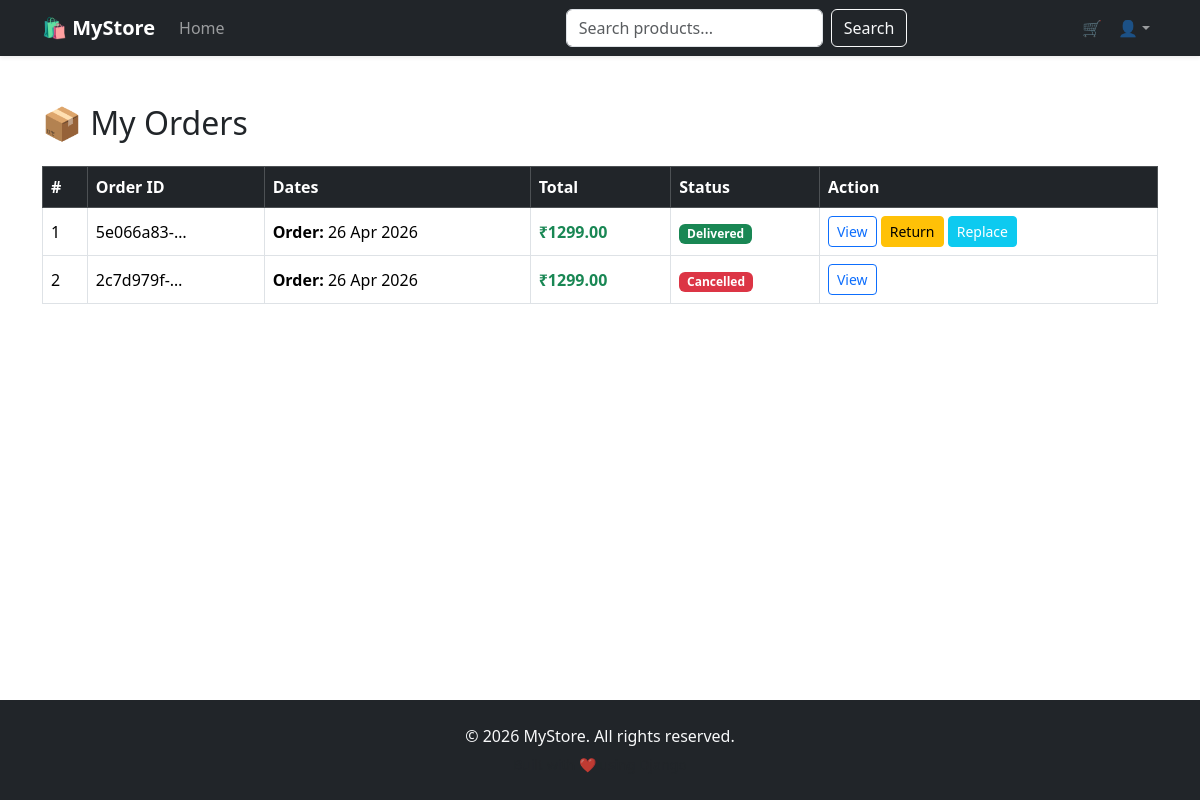
The page /orders/ (signed in) on the database as committed earlier.
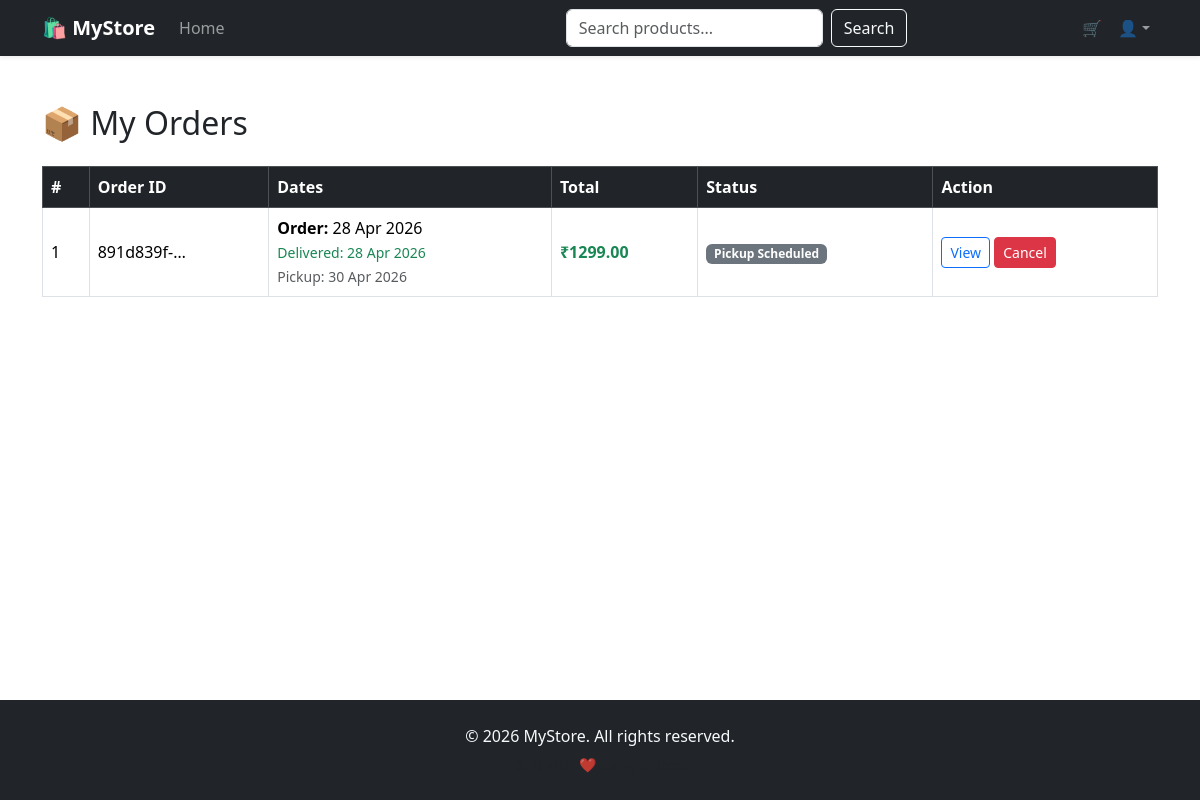
The same page on the database as committed later.
### orders/models.py (models this page shows, shortened)
class Order(models.Model):
    STATUS_CHOICES = (
        ('PLACED', 'Placed'),
        ('SHIPPED', 'Shipped'),
        ('DELIVERED', 'Delivered'),
        ('CANCELLED', 'Cancelled'),
        ('RETURN_REQUESTED', 'Return Requested'),
        ('REPLACEMENT_REQUESTED', 'Replacement Requested'),
        ('PICKUP_SCHEDULED', 'Pickup Scheduled'),
        ('PICKED_UP', 'Picked Up'),
    )
    id = models.UUIDField(primary_key=True, default=uuid.uuid4, editable=False)
    user = models.ForeignKey(User, on_delete=models.CASCADE, null=True, blank=True)
    address = models.ForeignKey(
        'accounts.Address',
        on_delete=models.SET_NULL,
        null=True,
        blank=True,
        related_name='orders',
    )
    total_amount = models.DecimalField(max_digits=10, decimal_places=2, default=0)
    status = models.CharField(max_length=50, choices=STATUS_CHOICES, default='PLACED')
    delivered_at = models.DateTimeField(null=True, blank=True)
    pickup_date = models.DateField(null=True, blank=True)
    created_at = models.DateTimeField(auto_now_add=True)

### orders/views.py (the view)
# urls.py: path('', OrderHistoryView.as_view(), name='order-history'),
class OrderHistoryView(LoginRequiredMixin, View):
    login_url = 'login'
    def get(self, request):
        orders = Order.objects.filter(user=request.user).order_by('-created_at')
        return render(request, 'orders/order_history.html', {'orders': orders})

### products/context_processors.py (called while the page is built)
def cart_count(request):
    total_items = 0
    if request.user.is_authenticated and hasattr(request.user, 'cart'):
        total_items = sum(item.quantity for item in request.user.cart.items.all())
    return {'cart_count': total_items}

### templates/orders/order_history.html (shortened to what this page needs)
{% extends "base/base.html" %}
{% block content %}
<div class="container mt-5">
    <h2 class="mb-4">📦 My Orders</h2>
    {% if orders %}
    <div class="table-responsive">
        <table class="table table-bordered table-hover align-middle">
            <thead class="table-dark">
                <tr>
                    <th>#</th>
                    <th>Order ID</th>
                    <th>Dates</th>
                    <th>Total</th>
                    <th>Status</th>
                    <th>Action</th>
                </tr>
            </thead>
            <tbody>
                {% for order in orders %}
                <tr>
                    <td>{{ forloop.counter }}</td>
                    <td>{{ order.id|truncatechars:10 }}</td>
                    <td>
                        <strong>Order:</strong> {{ order.created_at|date:"d M Y" }}
                        {% if order.delivered_at %}
                        <br>
                        <small class="text-success">
                            Delivered: {{ order.delivered_at|date:"d M Y" }}
                        </small>
                        {% endif %}
                        {% if order.pickup_date %}
                        <br>
                        <small class="text-muted">
                            Pickup: {{ order.pickup_date|date:"d M Y" }}
                        </small>
                        {% endif %}
                    </td>
                    <td class="text-success fw-bold">
                        ₹{{ order.total_amount }}
                    </td>
                    <td>
                        <span class="badge
                            {% if order.status == 'PLACED' %} bg-warning text-dark
                            {% elif order.status == 'SHIPPED' %} bg-primary
                            {% elif order.status == 'DELIVERED' %} bg-success
                            {% elif order.status == 'CANCELLED' %} bg-danger
                            {% elif order.status == 'RETURN_REQUESTED' %} bg-warning text-dark
                            {% elif order.status == 'REPLACEMENT_REQUESTED' %} bg-info
                            {% elif order.status == 'PICKUP_SCHEDULED' %} bg-secondary
                            {% elif order.status == 'PICKED_UP' %} bg-dark
                            {% else %} bg-light text-dark
                            {% endif %}
                        ">
                            {{ order.get_status_display }}
                        </span>
                    </td>
                    <td>
                        <a href="{% url 'order-detail' order.id %}"
                           class="btn btn-sm btn-outline-primary">
                           View
                        </a>
                        {% if order.status != 'DELIVERED' and order.status != 'CANCELLED' %}
                        <form method="POST"
                              action="{% url 'cancel-order' order.id %}"
                              style="display:inline;">
                            <button type="submit"
                                    class="btn btn-sm btn-danger"
                                    onclick="return confirm('Cancel this order?')">
                                Cancel
                            </button>
                        </form>
                        {% endif %}
                        {% if order.status == 'DELIVERED' %}
                        <form method="POST"
                              action="{% url 'return-order' order.id %}"
                              style="display:inline;">
                            <button class="btn btn-sm btn-warning">
                                Return
                            </button>
                        </form>
                        <form method="POST"
                              action="{% url 'return-order' order.id %}"
                              style="display:inline;">
                            <button class="btn btn-sm btn-info text-white">
                                Replace
                            </button>
                        </form>
                        {% endif %}
                    </td>
                </tr>
                {% endfor %}
            </tbody>
        </table>
    </div>
    {% else %}
        <div class="text-center mt-5">
            <h5>No orders found 😔</h5>
        </div>
    {% endif %}
</div>
{% endblock %}

### templates/base/base.html (shortened to what this page needs)
{% load static %}
<!doctype html>
<html lang="en">
  <head>
    <link href="https://cdn.jsdelivr.net/npm/bootstrap@5.3.8/dist/css/bootstrap.min.css" rel="stylesheet">
  </head>
  <body class="d-flex flex-column min-vh-100">
      {% include "base/nav.html" %}
      <div class="flex-grow-1">
          {% block content %}{% endblock %}
      </div>
      <footer class="bg-dark text-light mt-5 py-4">
        <div class="container text-center">
          <p class="mb-1">© 2026 MyStore. All rights reserved.</p>
          <small class="text-muted">
            Built with ❤️ using Django
          </small>
        </div>
      </footer>
  </body>
</html>

### templates/base/nav.html (shortened to what this page needs)
<nav class="navbar navbar-expand-lg navbar-dark bg-dark shadow-sm">
  <div class="container">
    <a class="navbar-brand fw-bold" href="{% url 'product-list' %}">
      🛍 MyStore
    </a>
    <div class="collapse navbar-collapse" id="navbarNav">
      <ul class="navbar-nav me-auto">
        <li class="nav-item">
          <a class="nav-link {% if request.path == '/' %}active{% endif %}"
             href="{% url 'product-list' %}">
            Home
          </a>
        </li>
      </ul>
      <form class="d-flex mx-auto" method="GET" action="{% url 'product-list' %}">
        <input class="form-control me-2"
               type="search"
               name="q"
               placeholder="Search products..."
               value="{{ request.GET.q }}">
        <button class="btn btn-outline-light">Search</button>
      </form>
      <ul class="navbar-nav align-items-center">
        <li class="nav-item">
          <a class="nav-link position-relative" href="{% url 'cart' %}">
            🛒
          </a>
        </li>
        {% if request.user.is_authenticated %}
        <li class="nav-item dropdown">
          <a class="nav-link dropdown-toggle d-flex align-items-center"
             href="#" role="button" data-bs-toggle="dropdown">
             👤{{ request.user.first_name }}
          </a>
        </li>
        {% endif %}
      </ul>
    </div>
  </div>
</nav>

Rows that differ between the two databases and show on the page:
removed Order: id "5e066a83-…", created_at "26 Apr 2026", total_amount "1299.00", status "Delivered", shows "Return"
removed Order: id "2c7d979f-…", created_at "26 Apr 2026", total_amount "1299.00", status "Cancelled"
added Order: id "891d839f-…", created_at "28 Apr 2026", delivered_at "28 Apr 2026", pickup_date "30 Apr 2026", total_amount "1299.00", status "Pickup Scheduled", shows "Cancel"
